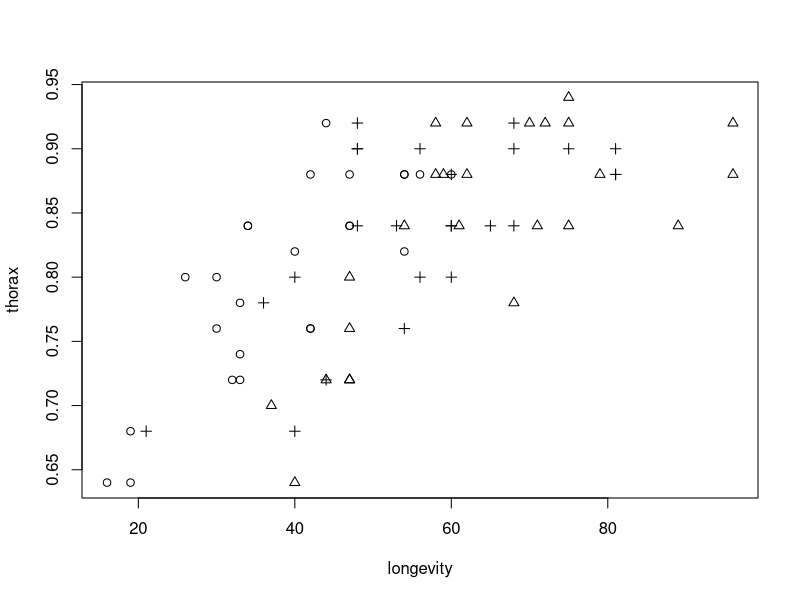
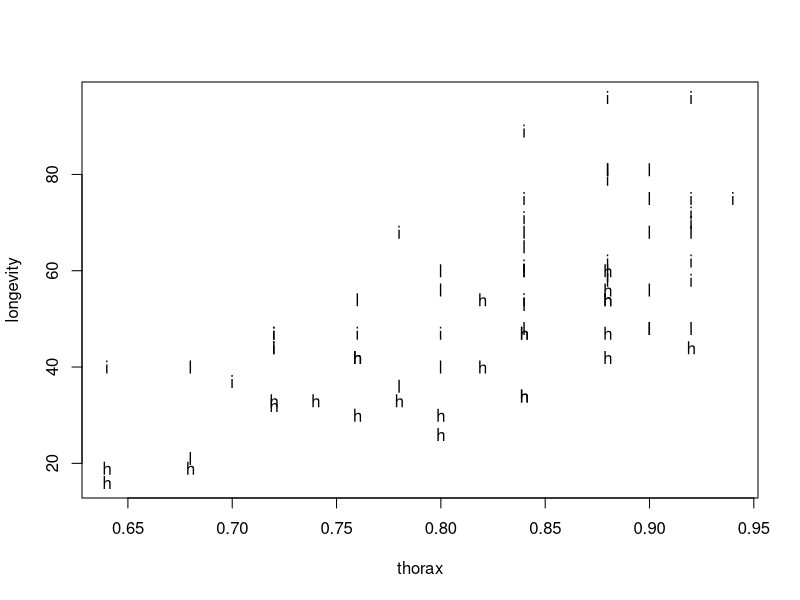
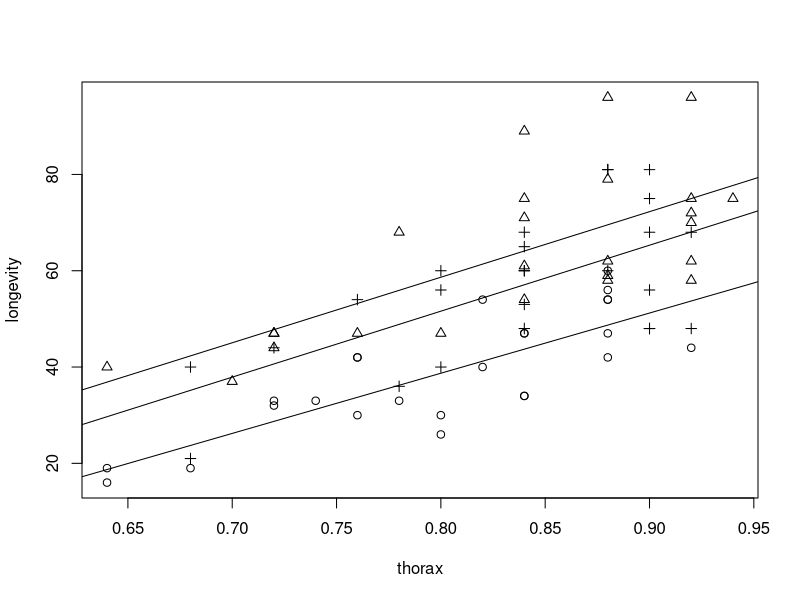
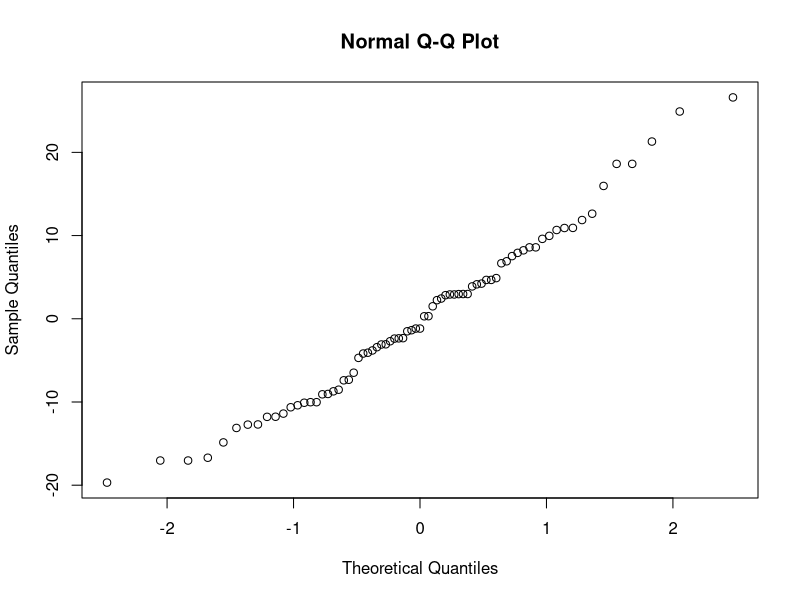
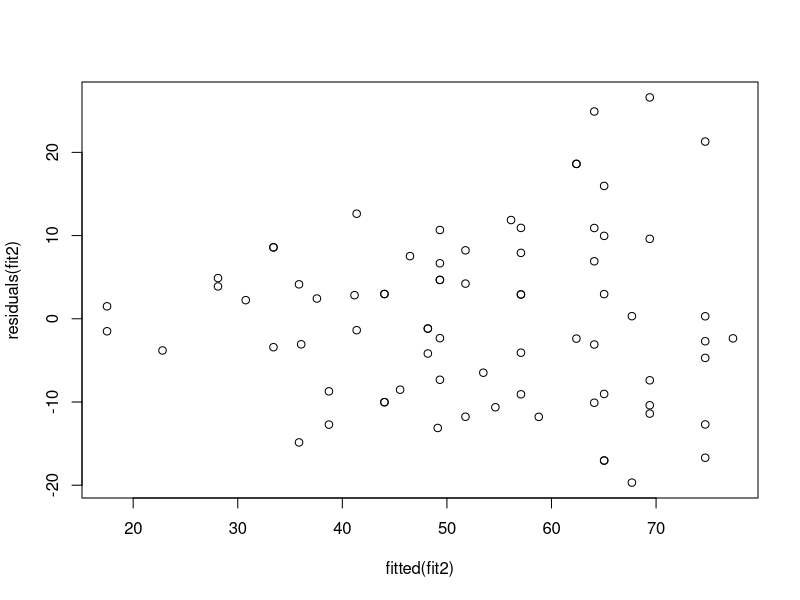
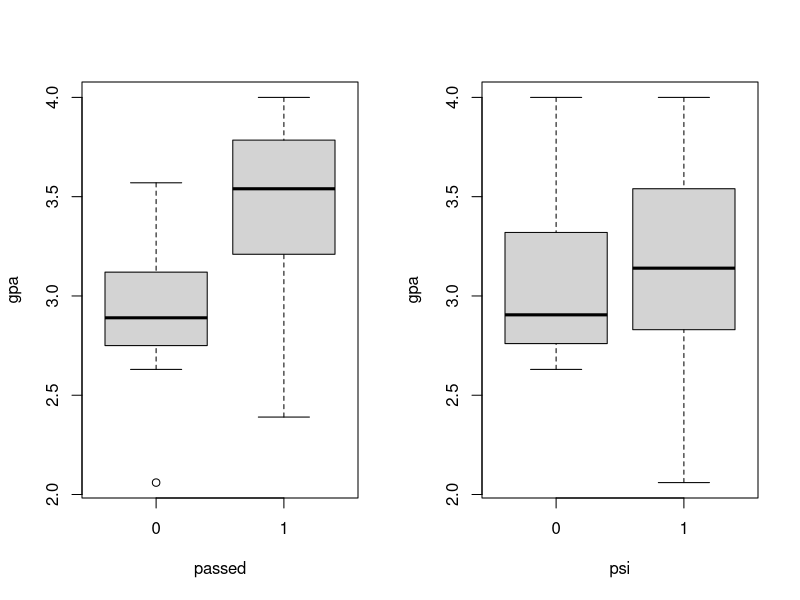
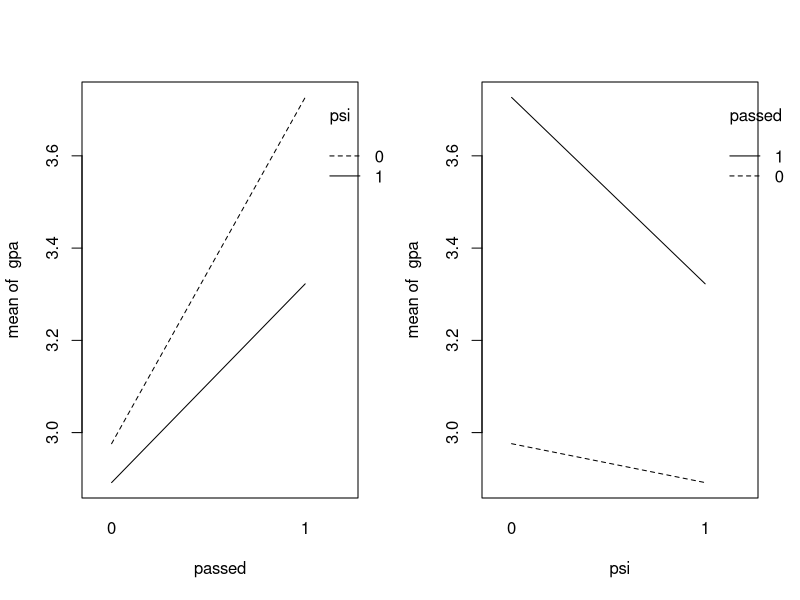

Write R code to recreate these figures, in order. (Note: this script raises an error after producing the figures.)
## ---- chunk 1
fruitflies = read.table('fruitflies.txt',header = TRUE)
thorax=as.numeric(fruitflies$thorax)
longevity=as.numeric(fruitflies$longevity)
activity=as.factor(fruitflies$activity)
## ---- chunk 2
fruitflies$loglongevity <- log(as.numeric(fruitflies$longevity))
loglongevity=as.numeric(fruitflies$loglongevity)
## ---- chunk 3
plot(thorax~longevity,pch=unclass(activity))
plot(longevity~thorax,pch=as.character(activity))
## ---- chunk 4
fit1 = lm(longevity~activity-1,data=fruitflies)
summary(fit1)
anova(fit1)
fit1
## ---- chunk 5
fit2= lm(longevity~activity-1+thorax,data=fruitflies)
summary(fit2)
## ---- chunk 6
mean(thorax)
min(thorax)
## ---- chunk 7
plot(longevity~thorax,pch=unclass(activity))
abline(lm(longevity~thorax,data=fruitflies[fruitflies$activity=='isolated',]))
abline(lm(longevity~thorax,data=fruitflies[fruitflies$activity=='low',]))
abline(lm(longevity~thorax,data=fruitflies[fruitflies$activity=='high',]))
## ---- chunk 8

## ---- chunk 9
qqnorm(residuals(fit2))
plot(fitted(fit2),residuals(fit2))
## ---- chunk 10

## ---- chunk 11
psi_table = read.table('psi.txt',header = TRUE)
passed = as.numeric(psi_table$passed)
gpa = as.numeric(psi_table$gpa)
psi = as.numeric(psi_table$psi)
## ---- chunk 12
par(mfrow=c(1,2))
boxplot(gpa~passed)
boxplot(gpa~psi)
## ---- chunk 13
par(mfrow=c(1,2))
interaction.plot(passed,psi,gpa)
interaction.plot(psi,passed,gpa)
## ---- chunk 14
psi_table$gpa2=gpa^2
psiglm=glm(passed~gpa+gpa2+psi,data=psi_table,family=binomial)
summary(psiglm)

psiglm2=glm(passed~gpa+psi,data=psi_table,family=binomial)
summary(psiglm2)
## ---- chunk 15
# psiglm=glm(passed~gpa+psi,data=psi_table,family=binomial)
# gpa3passed=data.frame(psi=factor(1),gpa=3)
# predict.glm(psiglm,gpa3passed,type="response")


psi_table$gpa <- as.numeric(psi_table$gpa)
psiglm=glm(passed~gpa+psi,data=psi_table,family=binomial)

gpa3passed=data.frame(psi=factor(1),gpa=3)
pass = predict.glm(psiglm,gpa3passed,type="response")
pass

## ---- chunk 16
gpa3fail=data.frame(psi=factor(0),gpa=3)
fail = predict.glm(psiglm,gpa3fail,type="response")
fail
## ---- chunk 17
psi_table$gpa <- as.numeric(psi_table$gpa)
psiglm=glm(passed~psi,data=psi_table,family=binomial)

gpa3passed=data.frame(psi=factor(1))
pass = predict.glm(psiglm,gpa3passed,type="response")
pass
gpa3fail=data.frame(psi=factor(0))
fail = predict.glm(psiglm,gpa3fail,type="response")
fail

## ---- chunk 18
x=matrix(c(3,15,8,6),2,2) 
x
fisher.test(x)
## ---- chunk 19
africa = read.table('africa.txt',header = TRUE)
## ---- chunk 20
par(mfrow=c(4,4))

hist(rpois(10,0.5))
hist(rpois(10,5))
hist(rpois(10,100))
hist(rpois(10,1000))

hist(rpois(100,0.5))
hist(rpois(100,5))
hist(rpois(100,100))
hist(rpois(100,1000))

hist(rpois(1000,0.5))
hist(rpois(1000,5))
hist(rpois(1000,100))
hist(rpois(1000,1000))

hist(rpois(10000,0.5))
hist(rpois(10000,5))
hist(rpois(10000,100))
hist(rpois(10000,1000))

## ---- chunk 21
par(mfrow=c(1,4))

hist(rpois(1000,1000)+ 100000)
hist(rpois(1000,100000))
## ---- chunk 22
attach(africa)
miltcoup=as.numeric(africa$miltcoup)
oligarchy=as.numeric(africa$oligarchy)
pollib=as.numeric(africa$pollib)
parties=as.numeric(africa$parties)
pctvote=as.numeric(africa$pctvote)
popn=as.numeric(africa$popn)
size=as.numeric(africa$size)
numelec=as.numeric(africa$numelec)
numregim=as.numeric(africa$numregim)

africa_fullmodel=glm(miltcoup~oligarchy+pollib+parties+pctvote+popn+size+numelec+numregim,family=poisson,data=africa)
summary(africa_fullmodel)

confint(africa_fullmodel)
coef(africa_fullmodel)
## ---- chunk 23
africa_model=glm(miltcoup~oligarchy+pollib+parties+pctvote+popn+size+numregim,family=poisson,data=africa)
summary(africa_model)
## ---- chunk 24
africa_model=glm(miltcoup~oligarchy+pollib+parties+pctvote+popn+size,family=poisson,data=africa)
summary(africa_model)
## ---- chunk 25
africa_model=glm(miltcoup~oligarchy+pollib+parties+pctvote+popn,family=poisson,data=africa)
summary(africa_model)
## ---- chunk 26
africa_model=glm(miltcoup~oligarchy+pollib+parties+pctvote,family=poisson,data=africa)
summary(africa_model)
## ---- chunk 27
africa_model=glm(miltcoup~oligarchy+pollib+parties,family=poisson,data=africa)
summary(africa_model)
## ---- chunk 28
par(mfrow=c(1,2))
plot(fitted(africa_model),residuals(africa_model))
plot(log(fitted(africa_model)),residuals(africa_model))
par(mfrow=c(1,2))
plot(log(fitted(africa_model)),residuals(africa_model,type="response"))

par(mfrow=c(1,2))
plot(fitted(africa_fullmodel),residuals(africa_fullmodel))
plot(log(fitted(africa_fullmodel)),residuals(africa_fullmodel))
par(mfrow=c(1,2))
plot(log(fitted(africa_fullmodel)),residuals(africa_fullmodel,type="response"))
